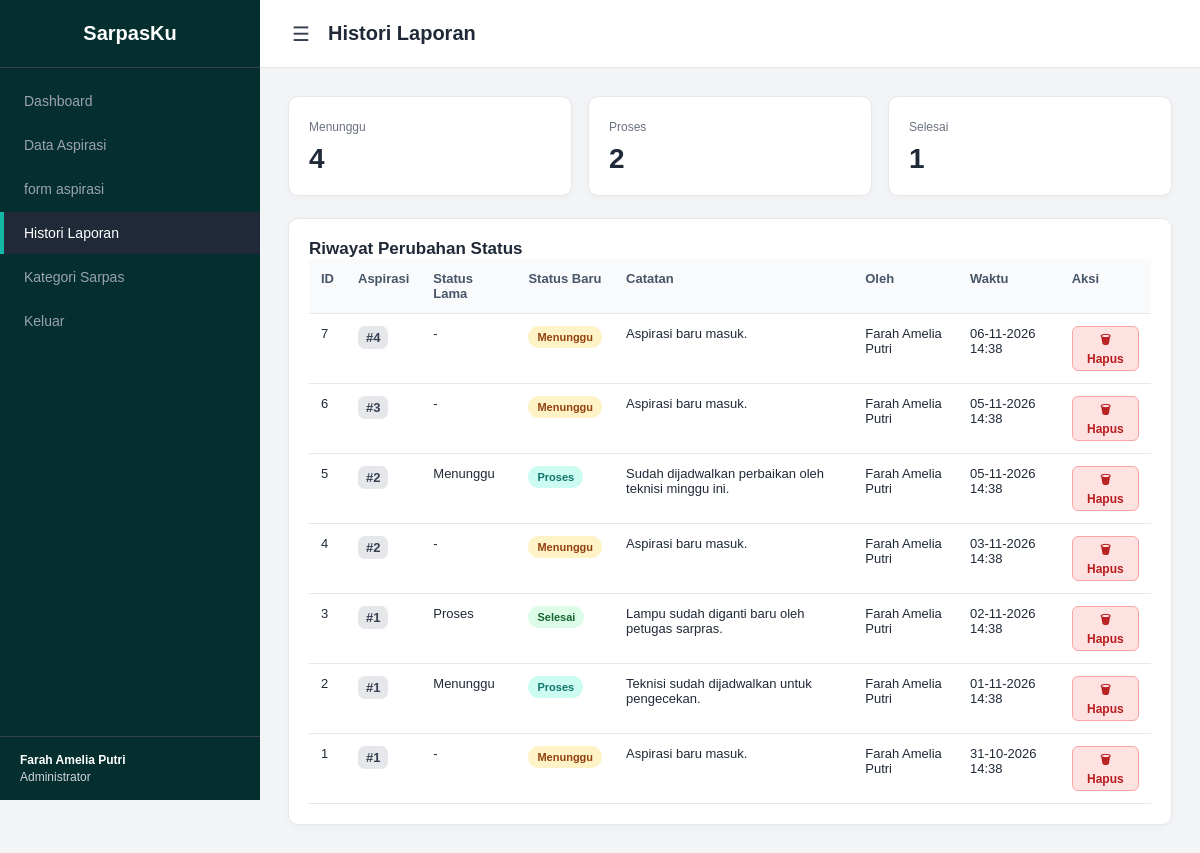
Page /view/admin/histori.php (signed in) on the committed database.
### tables this page shows
CREATE TABLE `histori` (
  `id_histori` int(11) NOT NULL,
  `id_aspirasi` int(11) NOT NULL,
  `id_admin` int(11) DEFAULT NULL,
  `status_lama` enum('Menunggu','Proses','Selesai') DEFAULT NULL,
  `status_baru` enum('Menunggu','Proses','Selesai') NOT NULL,
  `catatan` varchar(255) DEFAULT NULL,
  `diubah_oleh` varchar(50) DEFAULT NULL,
  `waktu_ubah` datetime DEFAULT current_timestamp()
);

### config/database.php (called while the page is built, shortened)
<?php
$server = 'localhost';
$username = 'root';
$pass = '';
$database = 'sarpasku_db';
$conn = mysqli_connect($server, $username, $pass, $database);
mysqli_set_charset($conn, 'utf8mb4');
function e($value) { return htmlspecialchars((string)$value, ENT_QUOTES, 'UTF-8'); }
function current_user() {
    global $conn;
    if ($_SESSION['role'] === 'admin' && !empty($_SESSION['id_admin'])) {
        $id=(int)$_SESSION['id_admin']; $st=mysqli_prepare($conn,'SELECT id_admin,username,nama FROM admin WHERE id_admin=?'); mysqli_stmt_bind_param($st,'i',$id); mysqli_stmt_execute($st); $r=mysqli_stmt_get_result($st); $u=mysqli_fetch_assoc($r); mysqli_stmt_close($st); return $u;
    }
    return null;
}

### view/admin/histori.php (the view, shortened to what this page needs)
<?php
require_once __DIR__ . '/../../config/database.php';
$user = current_user();
$stats=['menunggu'=>0,'proses'=>0,'selesai'=>0];
$rs=mysqli_query($conn,"SELECT status_baru,COUNT(*) jumlah FROM histori GROUP BY status_baru");
while($x=mysqli_fetch_assoc($rs)){ $key=strtolower($x['status_baru']); if(isset($stats[$key])) $stats[$key]=(int)$x['jumlah']; }
$r=mysqli_query($conn,"SELECT h.*,s.nama,s.nis,COALESCE(ad.nama,h.diubah_oleh) diubah_oleh FROM histori h LEFT JOIN aspirasi a ON a.id_aspirasi=h.id_aspirasi LEFT JOIN siswa s ON s.nis=a.nis LEFT JOIN admin ad ON ad.id_admin=h.id_admin ORDER BY h.waktu_ubah DESC,h.id_histori DESC");
?>
<!doctype html><html lang="id"><head><meta charset="utf-8"><meta name="viewport" content="width=device-width,initial-scale=1"><title>Histori Laporan</title><link rel="stylesheet" href="../../assets/admin.css">
</head><body>
<aside class="sidebar" id="sidebar"><div class="sidebar-header">SarpasKu</div><ul>
<li><a href="dashboard.php" class="">Dashboard</a></li>
<li><a href="aspirasi.php" class="">Data Aspirasi</a></li>
<li><a href="form_aspirasi.php" class="">form aspirasi</a></li>
<li><a href="histori.php" class="active">Histori Laporan</a></li>
<li><a href="kategori.php" class="">Kategori Sarpas</a></li>
<li><a href="../../logout.php">Keluar</a></li>
</ul><div class="admin-user"><strong><?=e($user["nama"]??"Admin")?></strong>Administrator</div></aside>
<div class="main-content">
<header class="topbar"><label for="menuToggle" class="menu-icon">&#9776;</label><h1>Histori Laporan</h1></header>
<main class="content-area">
<div class="grid-3">
<div class="card stat"><span>Menunggu</span><strong><?=$stats['menunggu']?></strong></div>
<div class="card stat"><span>Proses</span><strong><?=$stats['proses']?></strong></div>
<div class="card stat"><span>Selesai</span><strong><?=$stats['selesai']?></strong></div>
</div>
<section class="panel"><h2 style="margin-top:0">Riwayat Perubahan Status</h2>
<div style="overflow:auto"><table class="table">
<tr><th>ID</th><th>Aspirasi</th><th>Status Lama</th><th>Status Baru</th><th>Catatan</th><th>Oleh</th><th>Waktu</th><th>Aksi</th></tr>
<?php while($h=mysqli_fetch_assoc($r)):?>
<tr>
  <td><?=$h['id_histori']?></td>
  <td><a class="btn secondary" style="padding:4px 8px" href="detail_aspirasi.php?id=<?=$h['id_aspirasi']?>">#<?=$h['id_aspirasi']?></a></td>
  <td><?=e($h['status_lama']?:'-')?></td>
  <td><span class="badge <?=strtolower($h['status_baru'])?>"><?=e($h['status_baru'])?></span></td>
  <td><?=e($h['catatan']?:'-')?></td>
  <td><?=e($h['diubah_oleh'])?></td>
  <td><?=e(date('d-m-Y H:i',strtotime($h['waktu_ubah'])))?></td>
  <td>
    <button class="btn-hapus" onclick="konfirmasiHapus(<?=(int)$h['id_histori']?>)">
      &#128465; Hapus
    </button>
  </td>
</tr>
<?php endwhile;?>
</table></div></section>
</main></div>
</body></html>

### assets/admin.css (style rules this page uses)
* { box-sizing:border-box }
body { margin:0;font-family:Arial,sans-serif;background:#f3f4f6;color:#1f2937 }
.sidebar { width:260px;background:#042f2e;color:#fff;height:100vh;position:fixed;left:0;top:0;z-index:1000;display:flex;flex-direction:column;transition:transform .25s ease }
.sidebar-header { padding:22px 20px;font-size:20px;font-weight:700;text-align:center;border-bottom:1px solid #374151 }
.sidebar ul { list-style:none;padding:10px 0;margin:0 }
.sidebar li { margin:2px 0 }
.sidebar a { display:block;padding:13px 20px;color:#9ca3af;text-decoration:none;border-left:4px solid transparent;font-size:14px }
.sidebar a:hover,.sidebar a.active { background:#1f2937;color:#fff;border-left-color:#14b8a6 }
.admin-user { margin-top:auto;padding:16px 20px;border-top:1px solid #374151;font-size:12px;color:#d1d5db }
.admin-user strong { display:block;color:#fff;margin-bottom:3px }
.main-content { margin-left:260px;min-height:100vh;transition:margin-left .25s ease }
.topbar { height:68px;background:#fff;border-bottom:1px solid #e5e7eb;display:flex;align-items:center;gap:14px;padding:0 28px }
.topbar h1 { font-size:20px;margin:0 }
.menu-icon { font-size:20px;line-height:1;color:#374151;cursor:pointer;background:none;border:0;padding:4px }
.content-area { padding:28px;max-width:1400px;margin:auto }
.grid-3 { display:grid;grid-template-columns:repeat(3,1fr);gap:16px;margin-bottom:22px }
.card,.panel { background:#fff;border:1px solid #e5e7eb;border-radius:10px;padding:20px;box-shadow:0 2px 8px #00000008 }
.stat span { font-size:12px;color:#6b7280 }
.stat strong { display:block;font-size:28px;margin-top:8px }
.panel { margin-bottom:20px }
.panel h3,.panel h2 { margin:0;font-size:17px }
.btn { display:inline-block;padding:9px 13px;border-radius:7px;background:#0d9488;color:#fff;text-decoration:none;border:0;font-weight:700;cursor:pointer;font-size:13px }
.btn.secondary { background:#e5e7eb;color:#374151 }
.table { width:100%;border-collapse:collapse }
.table th,.table td { padding:12px;border-bottom:1px solid #e5e7eb;text-align:left;font-size:13px;vertical-align:top }
.table th { background:#f8fafc;color:#475569 }
.badge { display:inline-block;padding:5px 9px;border-radius:999px;font-size:11px;font-weight:700;white-space:nowrap }
.menunggu { background:#fef3c7;color:#92400e }
.proses { background:#ccfbf1;color:#0f766e }
.selesai { background:#dcfce7;color:#166534 }

### view/admin/histori.php (style rules this page uses)
.btn-hapus { display:inline-flex;align-items:center;gap:4px;padding:4px 10px;font-size:12px;background:#fee2e2;color:#b91c1c;border:1px solid #fca5a5;border-radius:6px;cursor:pointer;font-weight:600;transition:background .15s; }

### rows in the picture
histori: id_histori "7", id_aspirasi "4", status_lama "-", status_baru "Menunggu", catatan "Aspirasi baru masuk.", diubah_oleh "Farah Amelia Putri", waktu_ubah "06-11-2026 14:38"
histori: id_histori "6", id_aspirasi "3", status_lama "-", status_baru "Menunggu", catatan "Aspirasi baru masuk.", diubah_oleh "Farah Amelia Putri", waktu_ubah "05-11-2026 14:38"
histori: id_histori "5", id_aspirasi "2", status_lama "Menunggu", status_baru "Proses", catatan "Sudah dijadwalkan perbaikan oleh teknisi minggu ini.", diubah_oleh "Farah Amelia Putri", waktu_ubah "05-11-2026 14:38"
histori: id_histori "4", id_aspirasi "2", status_lama "-", status_baru "Menunggu", catatan "Aspirasi baru masuk.", diubah_oleh "Farah Amelia Putri", waktu_ubah "03-11-2026 14:38"
histori: id_histori "3", id_aspirasi "1", status_lama "Proses", status_baru "Selesai", catatan "Lampu sudah diganti baru oleh petugas sarpras.", diubah_oleh "Farah Amelia Putri", waktu_ubah "02-11-2026 14:38"
histori: id_histori "2", id_aspirasi "1", status_lama "Menunggu", status_baru "Proses", catatan "Teknisi sudah dijadwalkan untuk pengecekan.", diubah_oleh "Farah Amelia Putri", waktu_ubah "01-11-2026 14:38"
histori: id_histori "1", id_aspirasi "1", status_lama "-", status_baru "Menunggu", catatan "Aspirasi baru masuk.", diubah_oleh "Farah Amelia Putri", waktu_ubah "31-10-2026 14:38"

### other values in the picture
$user["nama"] "Farah Amelia Putri"
$stats['menunggu'] "4"
$stats['proses'] "2"
$stats['selesai'] "1"
